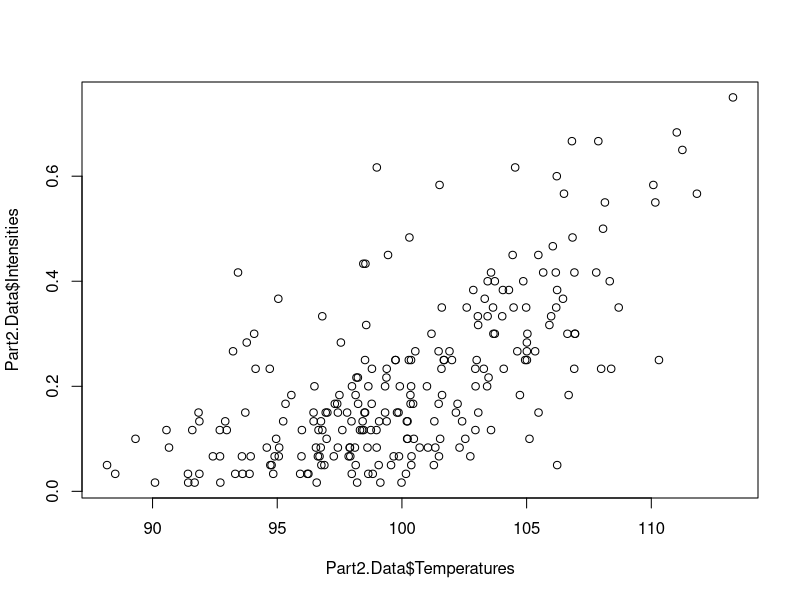
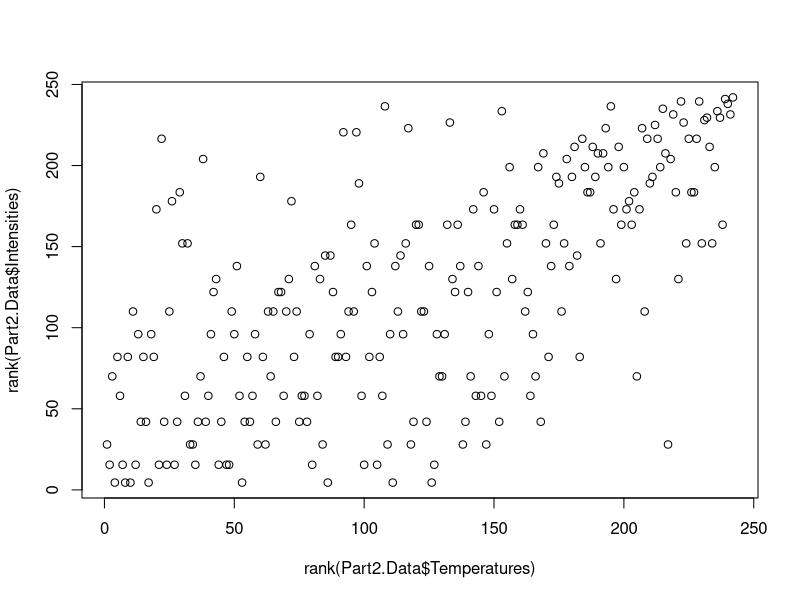
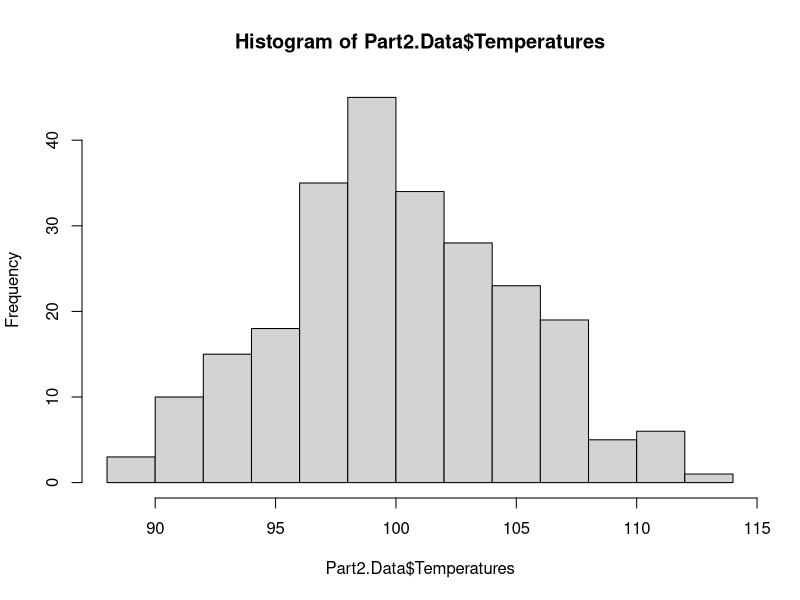

Generate these figures, in order, with R:
## ---- chunk 1
Part2.Data<-read.csv(file="../input/MScA_LinearNonLinear_CourseProject_Part2.csv")
Part2.Data<-as.data.frame(cbind(Part2.Data,Part2.Data[,2]/60))
colnames(Part2.Data)<-c("Times","Counts","Temperatures","Intensities")
head(Part2.Data)
## ---- chunk 2
plot(Part2.Data$Temperatures,Part2.Data$Intensities)
## ---- chunk 3
plot(rank(Part2.Data$Temperatures),rank(Part2.Data$Intensities))
## ---- chunk 4
library(MASS)
## ---- chunk 5
hist(Part2.Data$Temperatures)
